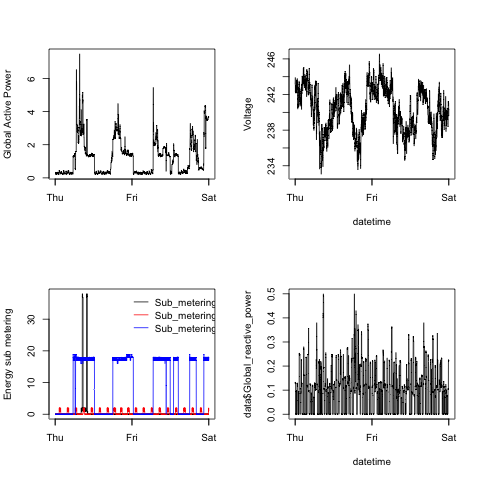

Reproduce this figure in R.
# see plotDrawer.R" for function implementations
source("plotDrawer.R")
data <- loadData()
par(mfcol=c(2,2))
drawActivePowerByDay()
drawSubMeteringByDay("n")
drawVoltageByDay()
drawReativePowerByDay()
savePlot("plot4")
